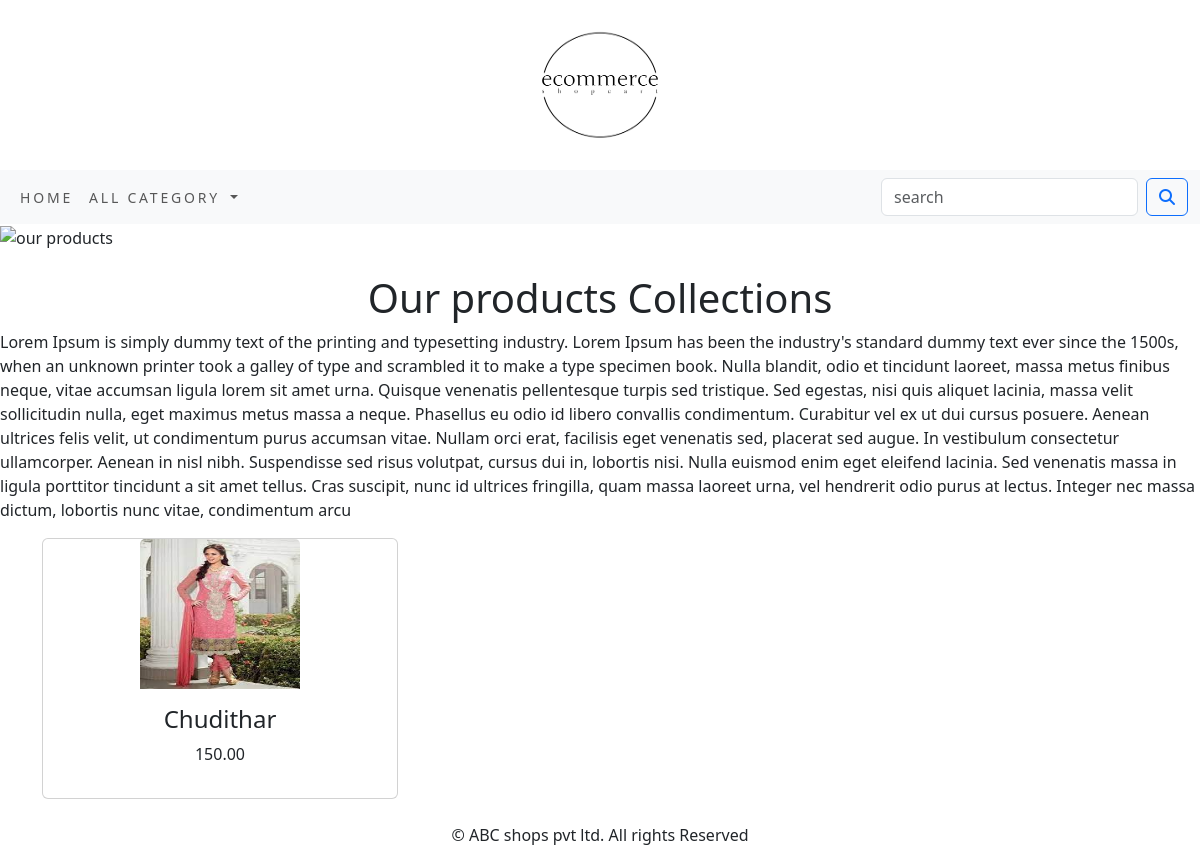
The page / on the database its author committed.
### ecommerce_app/models.py (models this page shows, shortened)
class Product(models.Model):
     name=models.CharField(max_length=250,unique=True)
     slug=models.SlugField(max_length=250,unique=True)
     description=models.TextField(blank=True)
     price=models.DecimalField(max_digits=10,decimal_places=2)
     category=models.ForeignKey(Category,on_delete=models.CASCADE)
     image=models.ImageField(upload_to='product',blank=True)
     stock=models.IntegerField()
     available=models.BooleanField(default=True)
     created=models.DateTimeField(auto_now_add=True)
     updated=models.DateTimeField(auto_now=True)
     def get_url(self):
         return reverse('ecommerce_app:proCatdetail',args=[self.category.slug,self.slug])
     class Meta:
         ordering=('name',)
         verbose_name='product'
         verbose_name_plural='products'

### ecommerce_app/views.py (the view)
# urls.py: path('', views.allProCat,name='allProCat'),
def allProCat(request,slug=None):
    c_page=None
    products_list=None
    if slug:
        c_page=get_object_or_404(Category,slug=slug)
        products_list=Product.objects.all().filter(category=c_page,available=True)
    else:
        products_list=Product.objects.all().filter(available=True)
    paginator=Paginator(products_list,6)
    try:
        page=int(request.GET.get('page','1'))
    except:
        page=1
    try:
        products=paginator.page(page)
    except (EmptyPage,InvalidPage):
        products=paginator.page(paginator.num_pages)
    return render(request, 'category.html',{'category':c_page,'products':products})

### cart_app/context_processors.py (called while the page is built)
def counter(request):
     item_count=0
     if 'admin' in request.path:
          return {}
     else:
          try:
               cart=Cart.objects.filter(cart_id=_cart_id(request))
               cart_items=CartItem.objects.all().filter(cart=cart[:1])
               for cart_item in cart_items:
                    item_count += cart_item.quantity
          except Cart.DoesNotExist:
               item_count = 0
     return dict(item_count=item_count)

### cart_app/views.py (called while the page is built)
def _cart_id(request):
    cart=request.session.session_key
    if not cart:
        cart=request.session.create()
    return cart

### ecommerce_app/context_processors.py (called while the page is built)
def menu_links(request):
    links=Category.objects.all()
    return dict(links=links)

### ecommerce_app/models.py (called while the page is built)
     def get_url(self):
          return reverse('ecommerce_app:products_by_category',args=[self.slug])

### templates/category.html (shortened to what this page needs)
{% extends 'base.html' %}
{% load static %}
{% block content %}
<div class="mx_auto">
    {% if category %}
        <img class="my_img"  src="{{category.image.url}}" alt="{{category.name }} image" width="500" height="100">
</div>
    <br>
    <div>
        <h1 class="text-center my_title">{{category.name}}</h1>
        <p class="text-justify">{{category.description}}</p>
    </div>
    {% else %}
    <div>
        <img class="my_img my_img_padding" src="{% static 'img/banner.png' %}" alt="our products" width="100%" height="50">
    </div>
        <br>
        <div>
            <h1 class="text-center my_title">Our products Collections</h1>
            <p class="text-justify">Lorem Ipsum is simply dummy text of the printing and typesetting industry. Lorem Ipsum has been the industry's standard dummy text ever since the 1500s, when an unknown printer took a galley of type and scrambled it to make a type specimen book. Nulla blandit, odio et tincidunt laoreet, massa metus finibus neque, vitae accumsan ligula lorem sit amet urna. Quisque venenatis pellentesque turpis sed tristique. Sed egestas, nisi quis aliquet lacinia, massa velit sollicitudin nulla, eget maximus metus massa a neque. Phasellus eu odio id libero convallis condimentum. Curabitur vel ex ut dui cursus posuere. Aenean ultrices felis velit, ut condimentum purus accumsan vitae. Nullam orci erat, facilisis eget venenatis sed, placerat sed augue. In vestibulum consectetur ullamcorper. Aenean in nisl nibh. Suspendisse sed risus volutpat, cursus dui in, lobortis nisi. Nulla euismod enim eget eleifend lacinia. Sed venenatis massa in ligula porttitor tincidunt a sit amet tellus. Cras suscipit, nunc id ultrices fringilla, quam massa laoreet urna, vel hendrerit odio purus at lectus. Integer nec massa dictum, lobortis nunc vitae, condimentum arcu</p>
        </div>
    {% endif %}
<div class="container">
    <div class="row mx_auto">
        {% for product in products.object_list %}
            <div class="my_bottom_margin col-9 col-sm-12 col-md-4 xol-lg-4">
                <div class="card text-center" style="min-width:18rem;">
                    <a href="{{product.get_url}}"><img class="card-img-top my_img" src="{{product.image.url}}"  alt="{{product.name}}" style="height:150px;width:160px;"></a>
                    <div class="card-body">
                        <h4>{{product.name}}</h4>
                        <p>{{product.price}}</p>
                    </div>
                </div>
            </div>
        {% endfor %}
    </div>
    <br>
</div>
{% endblock %}

### templates/base.html (shortened to what this page needs)
{% load static %}
<!DOCTYPE html>
<html lang="en">
<head>
    <link rel="stylesheet" href="{% static 'css/custom.css' %}">
    <link href="{% static 'css/bootstrap.min.css' %}" rel="stylesheet"">
</head>
<body class="d-flex flex-column min-vh-100" >
<div>
{% include 'header.html' %}
{% include 'nav.html' %}
{% block content %}
{% endblock %}
</div>
{% include 'footer.html' %}
</body>
</html>

### templates/header.html
{% load static %}
<header>
    <center>
        <a href="{% url 'ecommerce_app:allProCat' %}"><img src="{% static 'img/logo.png' %}" alt="LogoImage" style="width:250px;height:170px;"></a>
    </center>
</header>

### templates/nav.html (shortened to what this page needs)
<nav class="navbar navbar-expand-lg bg-body-tertiary ">
  <div class="container-fluid">
    <div class="collapse navbar-collapse" id="navbarSupportedContent">
      <ul class="navbar-nav me-auto mb-2 mb-lg-0">
        <li class="nav-item">
          <a class="nav-link" href="{% url 'ecommerce_app:allProCat' %}">Home</a>
        </li>
        <li class="nav-item dropdown {% if 'ecommerce_app' in request.path %}active{% endif %}">
          <a class="nav-link dropdown-toggle" href="#" role="button" data-bs-toggle="dropdown" aria-expanded="false">
            All Category
          </a>
        </li>
      </ul>
      <form class="d-flex" role="search" action="{% url 'search_app:SearchResult' %}" method="get">
        <input class="form-control me-2" type="search" placeholder="search" name="q" aria-label="Search" >
        <button class="btn btn-outline-primary" type="submit"><i class="fa-solid fa-magnifying-glass"></i></button>
      </form>
    </div>
  </div>
</nav>

### templates/footer.html
<footer class="mt-auto">
  <div class="footer navbar-fixed-bottom my_footer">
    <p class="text-center">&copy; ABC shops pvt ltd. All rights Reserved</p>
</div>
</footer>

### static/css/custom.css (style rules this page uses)
.nav-item { letter-spacing:.2em; font-size:14px; text-transform:uppercase; }
.my_footer p { padding-top:20px; font-size:14px; }
.my_footer { background-color:#c9d4cc; height:60px; }
.my_img { width:100%; }
.my_title { font-size:16px; text_transform:uppercase; letter-spacing:.2em; }
.my_img_padding { padding:5px; }
.my_bottom_margin { margin-bottom:10px; }
.card-body h4 { font-size:14px; letter-spacing:.2em; }
.my_footer { position: fixed; bottom: 0; left: 0; width: 100%; background-color: #333; color: #fff; padding: 10px; text-align: center; }

### rows shown on the page
Product: image (picture), name "Chudithar", price "150.00"
